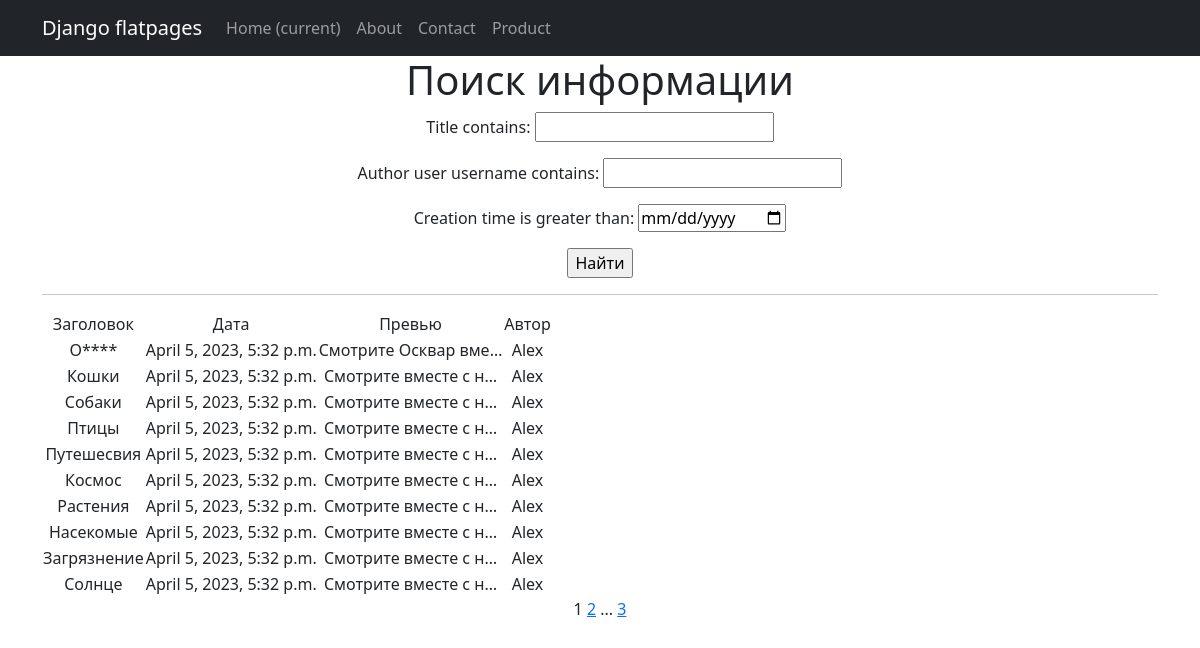
/articles/search, run on an earlier commit of the app's database.
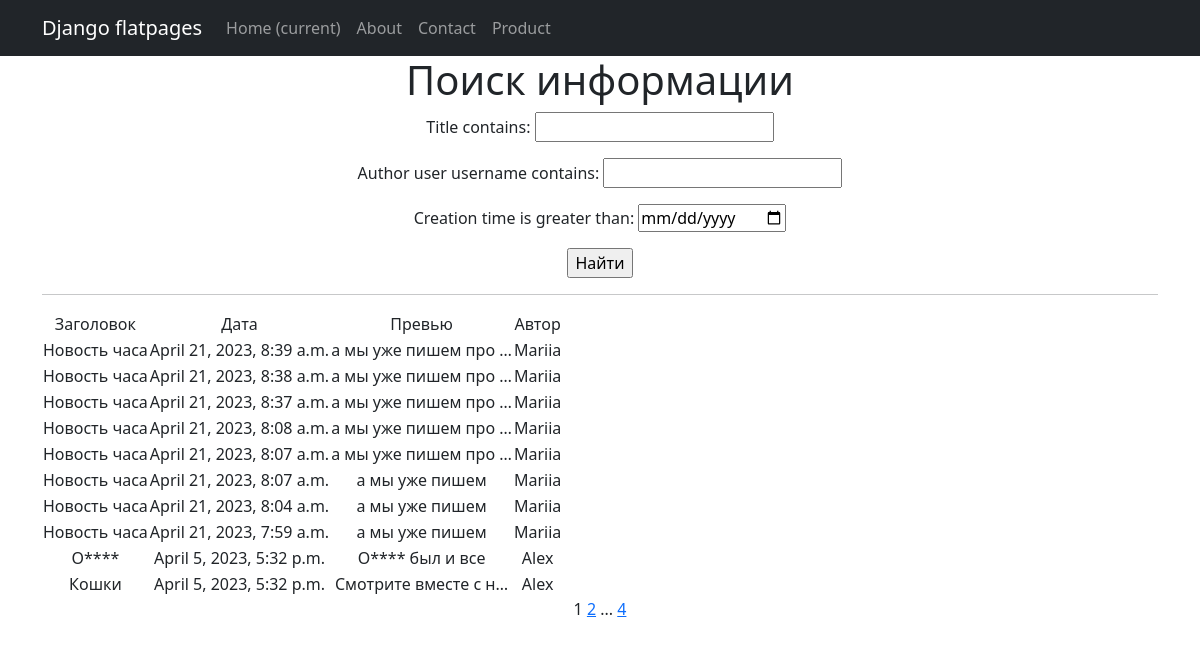
And on a later commit of the database.
### News_Portal/models.py (models this page shows, shortened)
class Post(models.Model):
    author = models.ForeignKey(Author, on_delete=models.CASCADE)
    type = models.CharField(max_length=2, choices=TYPES, default="news")
    creation_time = models.DateTimeField(auto_now_add=True)
    category = models.ManyToManyField(Category, through="PostCategory")
    title = models.CharField(max_length=255, default="Новость часа")
    text = models.TextField(default="а мы уже пишем")
    rating = models.FloatField(default=0.0)

class Author(models.Model):
    user = models.OneToOneField(User, on_delete=models.CASCADE)
    rating = models.FloatField(default=0.0)
    def __str__(self):
        return self.user.username

### News_Portal/views.py (the view, shortened to what this page needs)
# urls.py: path("search", Search.as_view(), name="news_search"),
class Search(ListView):
    model = Post
    ordering = "-creation_time"
    template_name = "search.html"
    context_object_name = "news"
    paginate_by = 10
    def get_queryset(self):
        queryset = super().get_queryset()
        self.filterset = PostFilter(self.request.GET, queryset)
        return self.filterset.qs
    def get_context_data(self, **kwargs):
        context = super().get_context_data(**kwargs)
        context["filterset"] = self.filterset
        return context

### News_Portal/templatetags/custom_filters.py (called while the page is built)
@register.filter()
def censor(text):
    if not isinstance(text, str):
        raise ValueError("мы только тексты цензурируем в нашей редакции")
    for bad_word in BANNED_WORDS:
        if bad_word in text:
            censored = bad_word[0] + ("*" * (len(bad_word) - 1))
            text = text.replace(bad_word, censored)
        if bad_word.capitalize() in text:
            censored = bad_word[0].capitalize() + ("*" * (len(bad_word) - 1))
            text = text.replace(bad_word, censored)
    return text

### News_Portal/templates/search.html (shortened to what this page needs)
{% extends 'flatpages/default.html' %}
{% load custom_filters %}
{% block content %}
   <h1>Поиск информации</h1>
   <form action="" method="get">
       {{ filterset.form.as_p }}
       <input type="submit" value="Найти" />
   </form>
   <hr>
   {% if news %}
       <table>
           <tr>
               <td>Заголовок</td>
               <td>Дата</td>
               <td>Превью</td>
               <td>Автор</td>
           </tr>
           {% for post in news %}
           <tr>
               <td>{{ post.title|censor }}</td>
               <td>{{ post.creation_time }}</td>
               <td>{{ post.text|truncatechars:20|censor }}</td>
               <td>{{ post.author|truncatechars:20|censor }}</td>
           </tr>
           {% endfor %}
       </table>
   {% else %}
       <h2>Новостей нет!</h2>
   {% endif %}
   {{ page_obj.number }}
   {% if page_obj.has_next %}
       <a href="?page={{ page_obj.next_page_number }}">{{ page_obj.next_page_number }}</a>
       {% if paginator.num_pages != page_obj.next_page_number %}
           ...
           <a href="?page={{ page_obj.paginator.num_pages }}">{{ page_obj.paginator.num_pages }}</a>
       {% endif %}
   {% endif %}
{% endblock content %}

What changed in the data, as far as the page shows it:
no longer on this page (row edited): Post: title|censor "Собаки", creation_time "April 5, 2023, 5:32 p.m.", text|censor "Смотрите вместе с н…", author|censor "Alex"
no longer on this page (row unchanged): Post: title|censor "Птицы", creation_time "April 5, 2023, 5:32 p.m.", text|censor "Смотрите вместе с н…", author|censor "Alex"
no longer on this page (row unchanged): Post: title|censor "Путешесвия", creation_time "April 5, 2023, 5:32 p.m.", text|censor "Смотрите вместе с н…", author|censor "Alex"
no longer on this page (row unchanged): Post: title|censor "Космос", creation_time "April 5, 2023, 5:32 p.m.", text|censor "Смотрите вместе с н…", author|censor "Alex"
no longer on this page (row unchanged): Post: title|censor "Растения", creation_time "April 5, 2023, 5:32 p.m.", text|censor "Смотрите вместе с н…", author|censor "Alex"
no longer on this page (row unchanged): Post: title|censor "Насекомые", creation_time "April 5, 2023, 5:32 p.m.", text|censor "Смотрите вместе с н…", author|censor "Alex"
no longer on this page (row unchanged): Post: title|censor "Загрязнение", creation_time "April 5, 2023, 5:32 p.m.", text|censor "Смотрите вместе с н…", author|censor "Alex"
no longer on this page (row unchanged): Post: title|censor "Солнце", creation_time "April 5, 2023, 5:32 p.m.", text|censor "Смотрите вместе с н…", author|censor "Alex"
added Post: title|censor "Новость часа", creation_time "April 21, 2023, 8:39 a.m.", text|censor "а мы уже пишем про …", author|censor "Mariia"
added Post: title|censor "Новость часа", creation_time "April 21, 2023, 8:38 a.m.", text|censor "а мы уже пишем про …", author|censor "Mariia"
added Post: title|censor "Новость часа", creation_time "April 21, 2023, 8:37 a.m.", text|censor "а мы уже пишем про …", author|censor "Mariia"
added Post: title|censor "Новость часа", creation_time "April 21, 2023, 8:08 a.m.", text|censor "а мы уже пишем про …", author|censor "Mariia"
added Post: title|censor "Новость часа", creation_time "April 21, 2023, 8:07 a.m.", text|censor "а мы уже пишем про …", author|censor "Mariia"
added Post: title|censor "Новость часа", creation_time "April 21, 2023, 8:07 a.m.", text|censor "а мы уже пишем", author|censor "Mariia"
added Post: title|censor "Новость часа", creation_time "April 21, 2023, 8:04 a.m.", text|censor "а мы уже пишем", author|censor "Mariia"
added Post: title|censor "Новость часа", creation_time "April 21, 2023, 7:59 a.m.", text|censor "а мы уже пишем", author|censor "Mariia"
changed Post: text|censor "Смотрите Осквар вме…" → "О**** был и все"
Also different on the page:
{{ page_obj.paginator.num_pages }}: "3" → "4"
